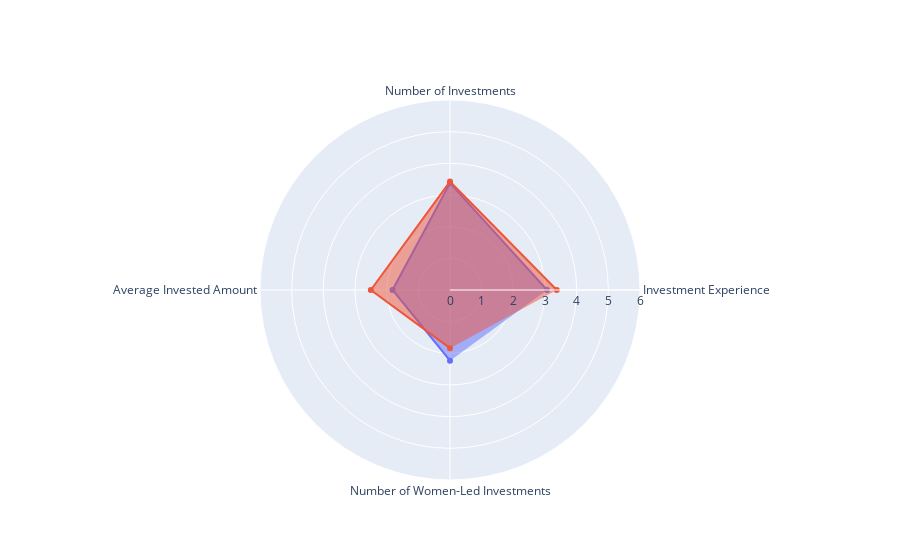

The notebook cell this image was saved under:
### Code cell
import plotly.graph_objects as go

funcs=['mean', 'std', 'count']
groups=['gender_male']
columns=['inv_time', 'inv_num', 'inv_amount_average', 'women_led_inv']

df_stats=basic_stats(funcs, groups, columns)

categories=['Investment Experience', 'Number of Investments', 'Average Invested Amount', 'Number of Women-Led Investments']
r1=df_stats[df_stats[groups[0]]==1]['mean']
r2=df_stats[df_stats[groups[0]]==2]['mean']

fig = go.Figure()

fig.add_trace(go.Scatterpolar(
      r=r1,
      theta=categories,
      fill='toself',
      name='Women'
))
fig.add_trace(go.Scatterpolar(
      r=r2,
      theta=categories,
      fill='toself',
      name='Men'
))

fig.update_layout(
  polar=dict(
    radialaxis=dict(
      visible=True,
      range=[0, 6]
    )),
  showlegend=False
)

fig.show()

### Figure 1 — Plotly figure (JSON) as saved in the notebook; plotly's stock layout.template omitted (floating-point values rounded to 4 significant figures)
{"data": [{"fill": "toself", "name": "Women", "r": [3.065, 3.375, 1.815, 2.231], "theta": ["Investment Experience", "Number of Investments", "Average Invested Amount", "Number of Women-Led Investments"], "type": "scatterpolar"}, {"fill": "toself", "name": "Men", "r": [3.372, 3.424, 2.5, 1.836], "theta": ["Investment Experience", "Number of Investments", "Average Invested Amount", "Number of Women-Led Investments"], "type": "scatterpolar"}], "layout": {"polar": {"radialaxis": {"range": [0, 6], "visible": true}}, "showlegend": false}}
